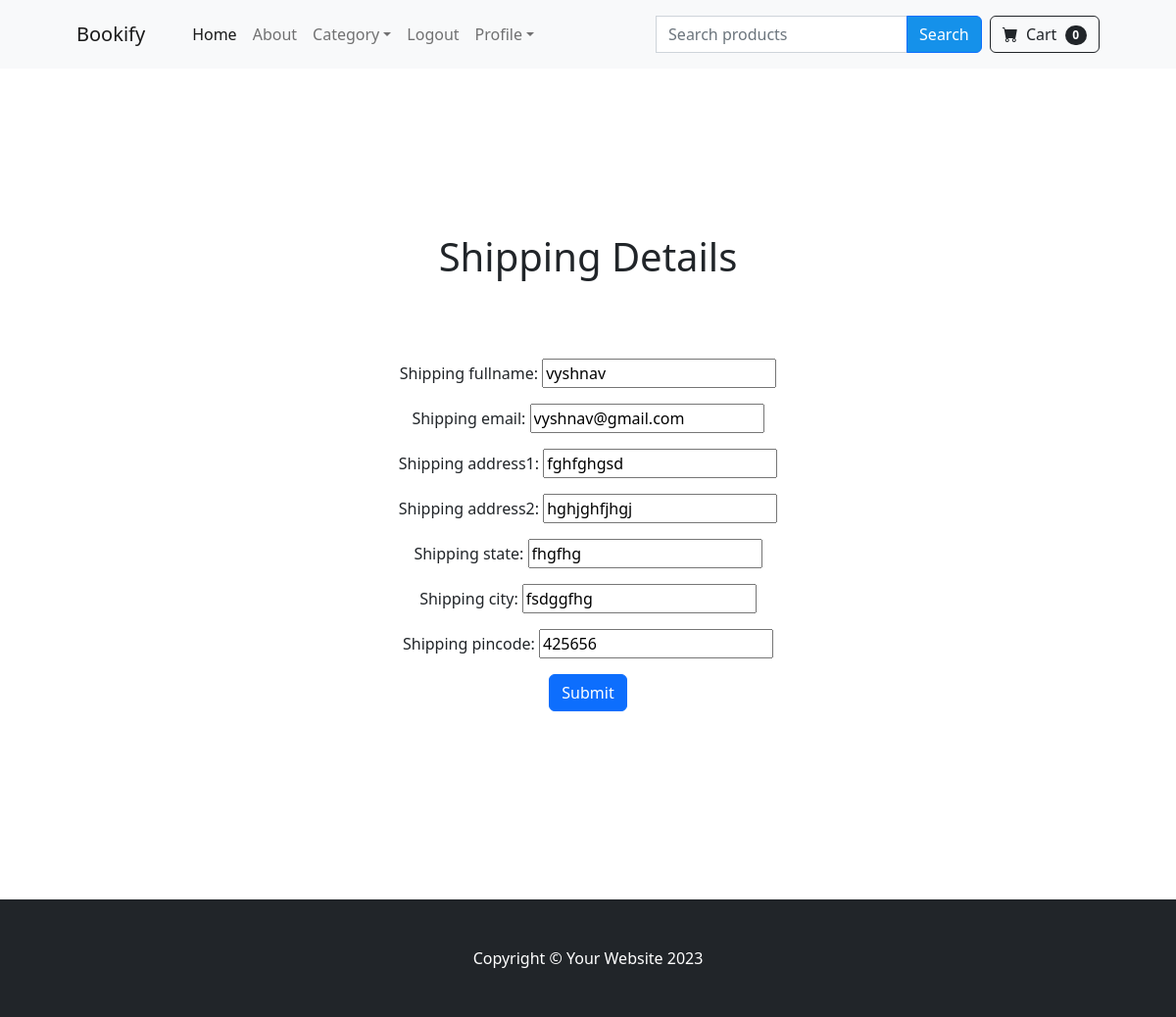
The page /payment/shipping_details/ (signed in) on the database as committed earlier.
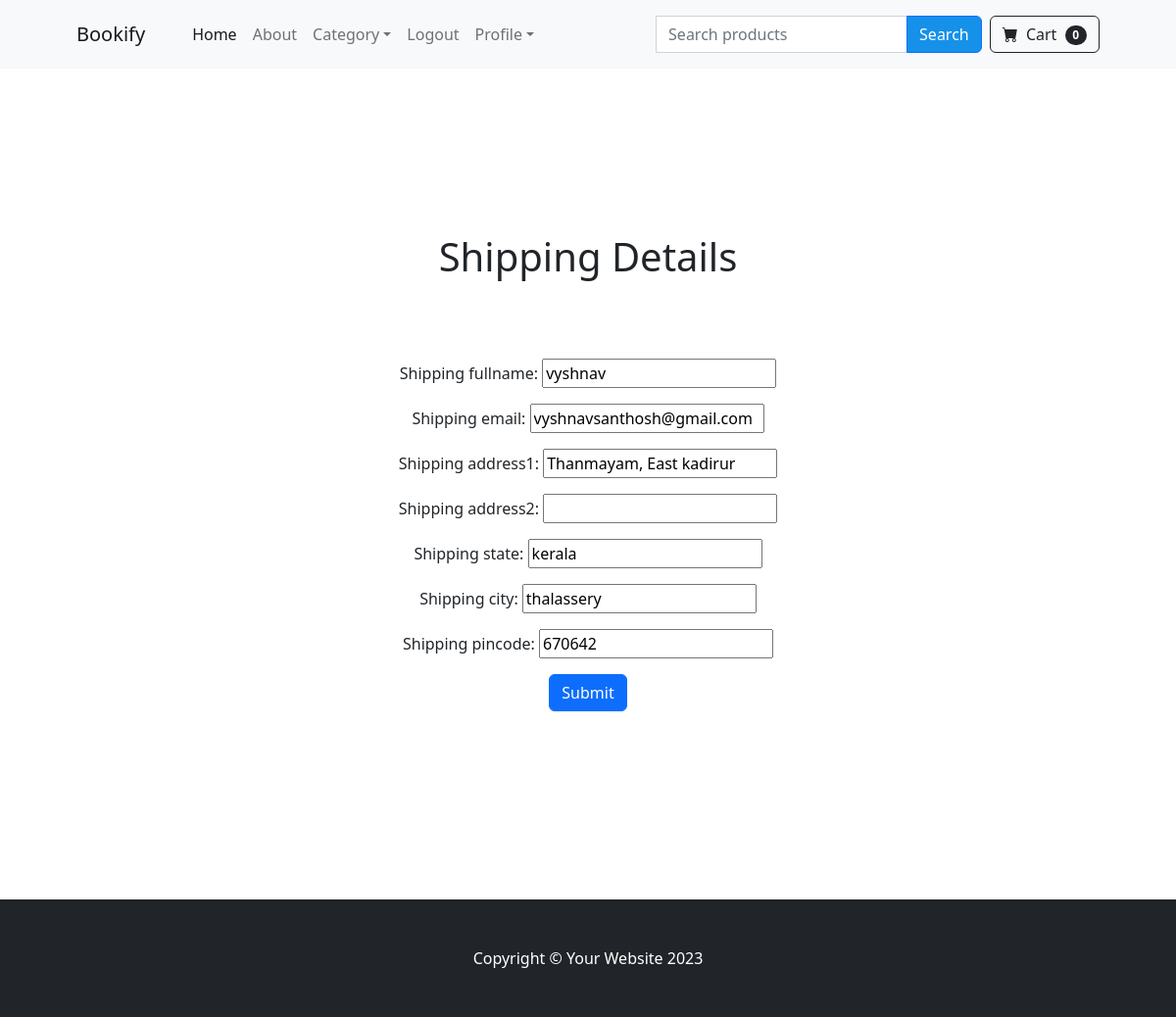
The same page on the database as committed later.
### payment/models.py (models this page shows, shortened)
class ShippingAddress(models.Model):
    user = models.ForeignKey(User, on_delete=models.CASCADE)
    shipping_fullname = models.CharField(max_length=100)
    shipping_email = models.CharField(max_length=100)
    shipping_address1 = models.CharField(max_length=100)
    shipping_address2 = models.CharField(max_length=100, null=True, blank=True)
    shipping_state = models.CharField(max_length=50)
    shipping_city = models.CharField(max_length=50)
    shipping_pincode = models.CharField(max_length=50)

### payment/views.py (the view, shortened to what this page needs)
# urls.py: path('shipping_details/', views.shipping_details , name = 'shipping_details'),
def shipping_details(request):
    if request.user.is_authenticated:
        try:
            shipping_user = ShippingAddress.objects.get(user__id=request.user.id)
            form = ShippingForm(request.POST or None, instance=shipping_user)
        except ShippingAddress.DoesNotExist:
            form = ShippingForm(request.POST or None)  # Create a new form if no address exists
            messages.warning(request, 'No shipping address found. Please fill out the form.')
    else:
        form = ShippingForm()
    return render(request, 'payment/shipping_details.html', {'form': form})

### payment/forms.py
class ShippingForm(forms.ModelForm):
    shipping_fullname = forms.CharField(required=False)
    shipping_email = forms.CharField(required=False)
    shipping_address1 = forms.CharField(required=False)
    shipping_address2 = forms.CharField(required=False)
    shipping_state = forms.CharField(required=False)
    shipping_city = forms.CharField(required=False)
    shipping_pincode = forms.CharField(required=False)
    class Meta:
        model = ShippingAddress
        fields = ['shipping_fullname', 'shipping_email', 'shipping_address1', 'shipping_address2', 'shipping_state', 'shipping_city', 'shipping_pincode']
        exclude = ['user',]

### cart/cart.py (called while the page is built)
    def __len__(self):
        return len(self.cart)

### cart/context_processors.py (called while the page is built)
def cart(request):
    return {'cart': Cart(request)}

### payment/templates/payment/shipping_details.html (shortened to what this page needs)
{% extends "base.html" %}
{% load static %}
{% block content %}
<center>
<br>
<br>
<br>
<br>
<br>
<br>
<br>
<form action="{% url 'shipping_details' %}" method="post">
    <h1 >Shipping Details</h1>
    <br>
    <br>
    <br>
    {{ form.as_p }}
    <button type="submit" class="btn btn-primary ">Submit</button>
</form>
<br>
<br>
<br>
<br>
<br>
<br>
<br>
<br>
</center>
{% endblock %}

Rows that differ between the two databases and show on the page:
changed ShippingAddress "vyshnav": shipping_email "vyshnav@gmail.com" → "vyshnavsanthosh@gmail.com"; shipping_address1 "fghfghgsd" → "Thanmayam, East kadirur"; shipping_address2 "hghjghfjhgj" → (not shown); shipping_state "fhgfhg" → "kerala"; shipping_city "fsdggfhg" → "thalassery"; shipping_pincode "425656" → "670642"
